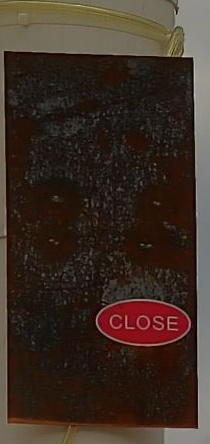
#> input picture images/呼吸器/5.jpeg, 210 x 444 px, given in place of 5.png, which was not available
$ python StatusIndicator_Recognition2.py
#> lines starting #> are read from the running program, lines starting #| are printed output that depends on the picture; after the words box and inside, x2 and y2 are one past the last pixel; in counts of white or black regions, pixels touching at a corner belong together; pictures that were not available may be replaced by others from this repository, and a replacement may not be noted
# -*- coding: utf-8 -*-
'''
@author: linxu
@contact: 17746071609@163.com
@time: 2021-06-05
@desc: 状态指示器识别相关技术
'''
import cv2
import numpy as np

from core.panelAbstract import panelAbstract
from core.grabcut import grabCut


# [111 lines left out: functions color_trace, judge_open_close, calcArea, not called in this run]

from scipy import signal
# 边缘提取函数
# [143 lines left out: functions prewitt, judge_lunkuo, judge_color, method, not called in this run]

        # [6 lines of commented-out code are left out]

if __name__ == '__main__':
    file = '/home/linxu/Desktop/武高所图片测试/状态指示器/5.png'
    # file = '/home/linxu/Desktop/1_0_0_1020_1_0/状态指示器/Green/9.jpeg'
    img = cv2.imread(file)
#> img is the input picture: shape (444, 210, 3); mean B, G, R 36.8, 46.5, 60.7
    cv2.imshow('img', img)
    # [4 lines of commented-out code are left out]
    gray = cv2.cvtColor(img, cv2.COLOR_BGR2GRAY)
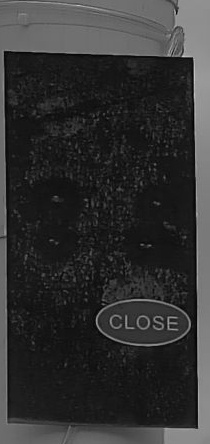
#> gray: shape (444, 210); min 1, max 200, mean 49.6
    ret, binary = cv2.threshold(gray, 100, 255, cv2.THRESH_BINARY)
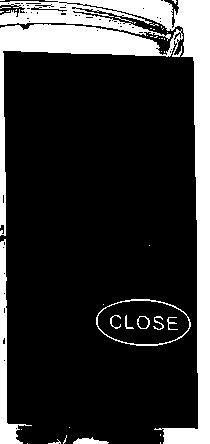
#> binary: shape (444, 210); 20.1% white; 41 white regions (29 under 20 px), largest, box (x1, y1, x2, y2) and area: (0, 0, 210, 444) 11234, (0, 24, 183, 236) 4990, (0, 239, 32, 444) 1587
    img_mean = cv2.blur(binary, (3, 3))
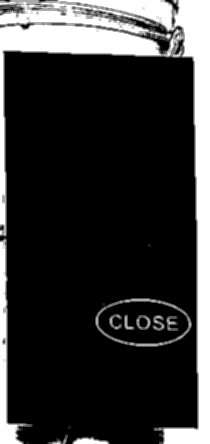
#> img_mean: shape (444, 210); min 0, max 255, mean 51.2

    cv2.imshow('binary', binary)
    # cv2.imshow('img_mean', img_mean)

    canny = cv2.Canny(binary,100,255)
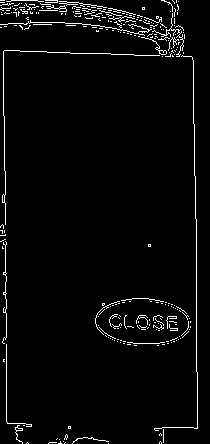
#> canny: shape (444, 210); 3.3% white in thin lines or dots

    # 边缘提取
    # canny = prewitt(binary)
    cv2.imshow('canny', canny)
    cv2.waitKey()

    # 轮廓查找
    contours,hierachy = cv2.findContours(canny, cv2.RETR_EXTERNAL, cv2.CHAIN_APPROX_NONE)
#> contours = 267 contours, 265 with area under 20; largest, box (x1, y1, x2, y2) and area: (141, 37, 167, 55) 30, (15, 425, 23, 444) 20
    print(len(contours))
#| 267
    for i in range(len(contours)):
        contour = contours[i]
        temp = 600.00
        arclength = cv2.arcLength(contour, True)
        carea = cv2.contourArea(contour)
        # [6 lines of commented-out code are left out]
        cv2.drawContours(img, contours, i, (0, 0, 255))
        cv2.imshow('draw', img)
        cv2.waitKey()
#> this loop made 267 passes
#> (arclength, carea) on pass 16: (62.28, 20)
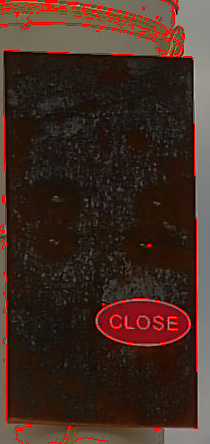
#> img: shape (444, 210, 3); 3.32% of pixels changed, all inside (x1, y1, x2, y2) = (0, 0, 198, 444)
        # [24 lines of commented-out code are left out]

$ run again, with images/呼吸器/1.jpeg copied over images/呼吸器/5.jpeg
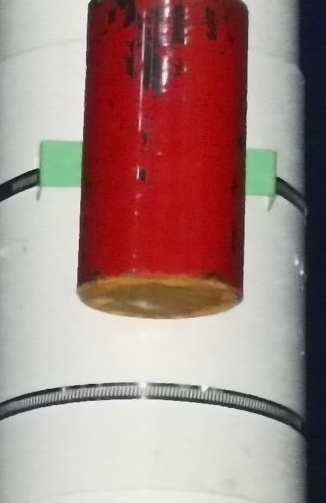
#> input picture images/呼吸器/1.jpeg, 326 x 503 px, given in place of 5.png, which was not available
#> img is the input picture: shape (503, 326, 3); mean B, G, R 130.9, 134.3, 164.8
#> `ret, binary = cv2.threshold(gray, 100, 255, cv2.THRESH_BINARY)`:
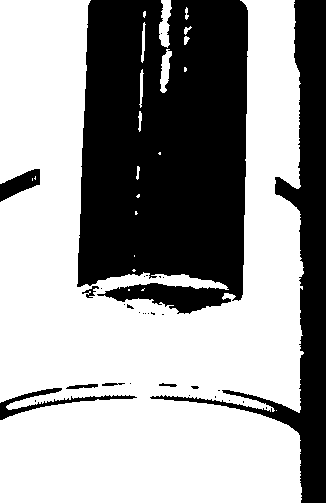
#> binary: shape (503, 326); 61.3% white; 31 black regions (23 under 20 px), largest, box (x1, y1, x2, y2) and area: (77, 0, 248, 314) 46509, (150, 0, 326, 503) 14974, (0, 388, 137, 420) 887
#> canny: shape (503, 326); 2.1% white in thin lines or dots
#> contours = 79 contours, 76 with area under 20; largest, box (x1, y1, x2, y2) and area: (183, 26, 192, 45) 70, (184, 7, 189, 20) 31, (274, 0, 304, 335) 26
#| 79
#> the loop `for i in range(len(contours)):` made 79 passes
#> (arclength, carea) on passes 3, 4, 5, 7, 8, 9, 10, 11: (9.66, 0), (6.83, 1), (459.9, 5.5), (283.4, 0), (75.36, 3.5), (9.66, 0), (266, 8), (144, 3.5)
#> after the loop `for i in range(len(contours)):`:
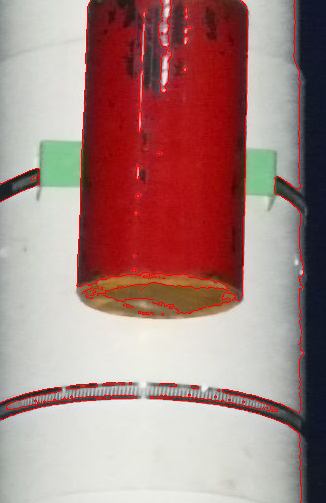
#> img: shape (503, 326, 3); 2.14% of pixels changed, all inside (x1, y1, x2, y2) = (0, 0, 304, 503)

$ run again, with images/呼吸器/10.jpeg copied over images/呼吸器/5.jpeg
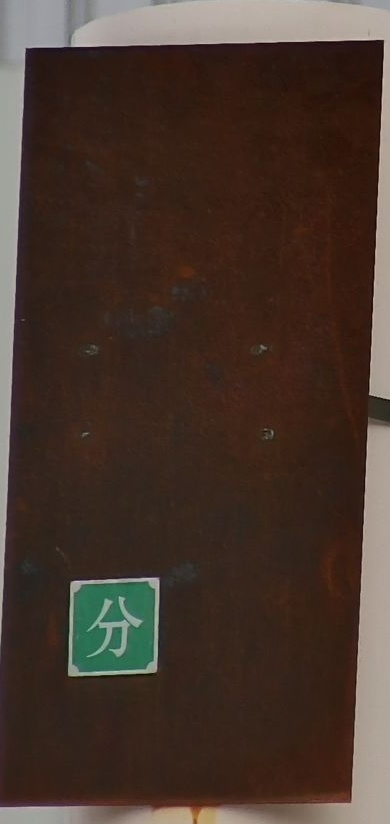
#> input picture images/呼吸器/10.jpeg, 390 x 824 px, given in place of 5.png, which was not available
#> img is the input picture: shape (824, 390, 3); mean B, G, R 45.3, 54.8, 71.5
#> `ret, binary = cv2.threshold(gray, 100, 255, cv2.THRESH_BINARY)`:
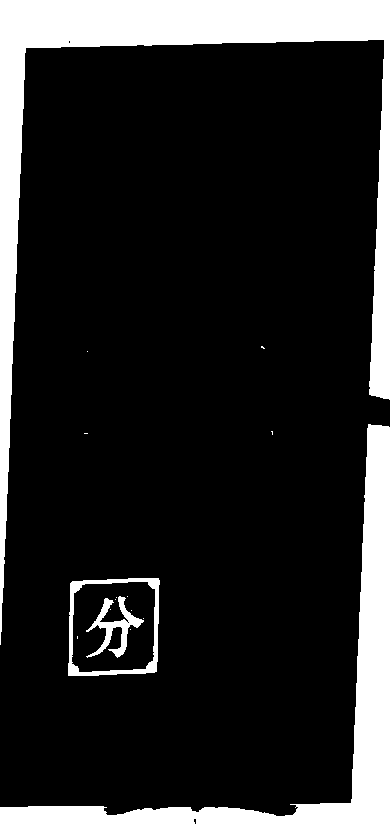
#> binary: shape (824, 390); 15.8% white; 16 white regions (12 under 20 px), largest, box (x1, y1, x2, y2) and area: (0, 0, 390, 645) 30050, (0, 424, 390, 824) 17947, (68, 578, 160, 676) 1641, (86, 596, 144, 658) 1076
#> canny: shape (824, 390); 1% white in thin lines or dots
#> contours = 12 contours, 11 with area under 20; largest, box (x1, y1, x2, y2) and area: (67, 577, 160, 676) 8512
#| 12
#> the loop `for i in range(len(contours)):` made 12 passes
#> (arclength, carea) on pass 3: (370.3, 8512)
#> after the loop `for i in range(len(contours)):`:
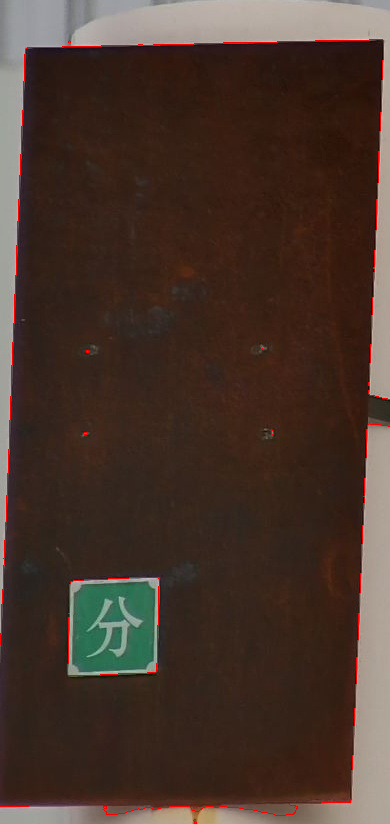
#> img: shape (824, 390, 3); 0.79% of pixels changed, all inside (x1, y1, x2, y2) = (0, 39, 390, 824)
